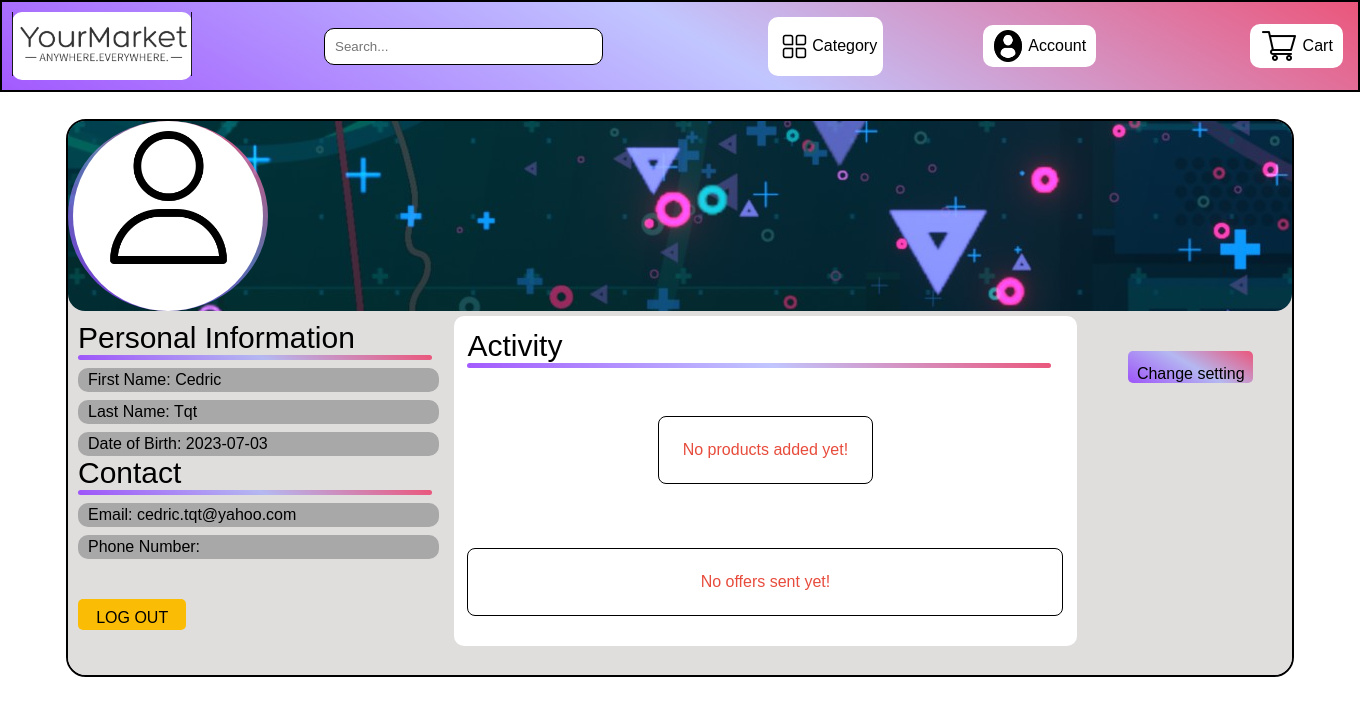
The page /php/profile.php (signed in) on the database as committed earlier.
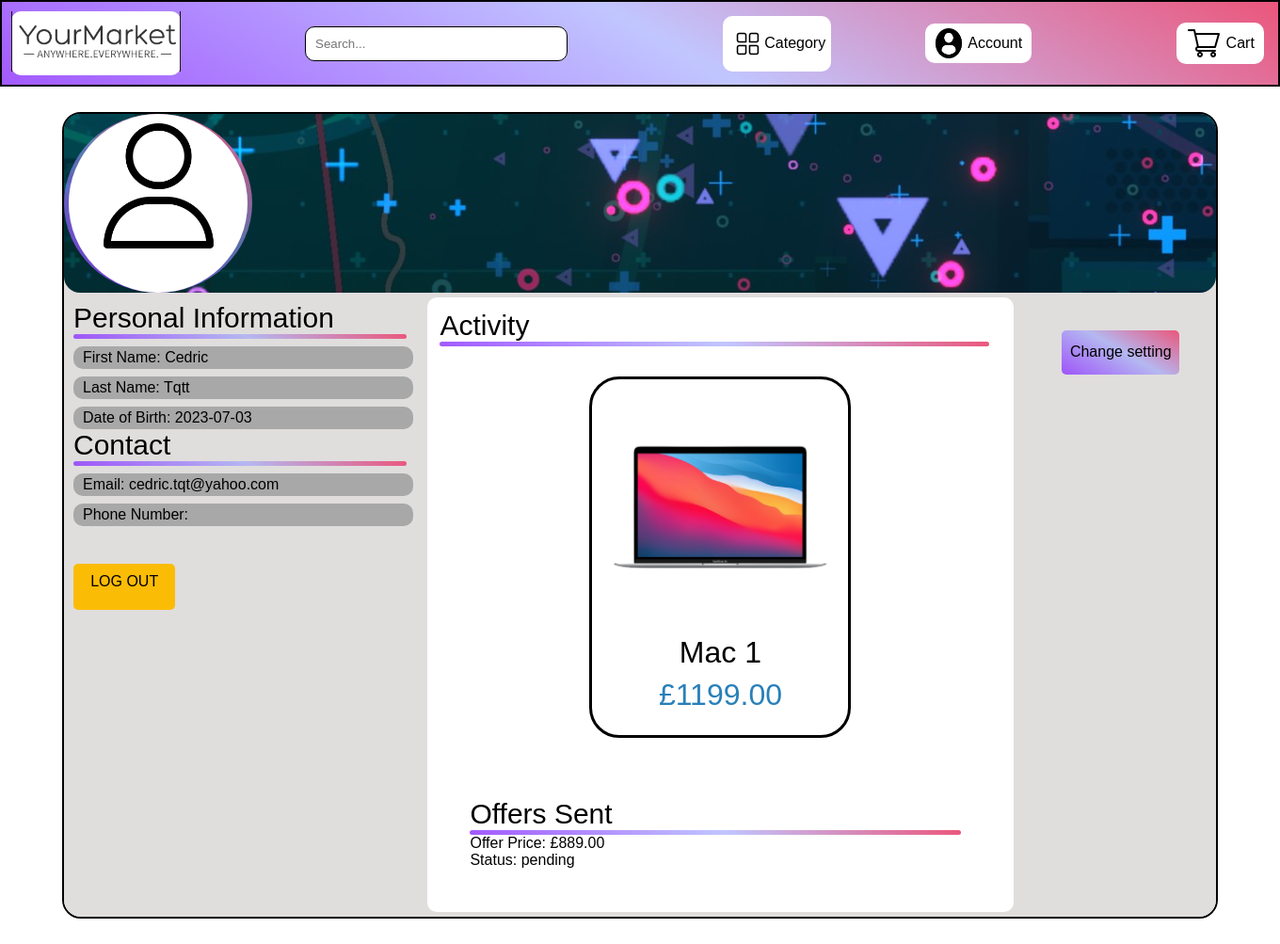
The same page on the database as committed later.
### tables this page shows
CREATE TABLE IF NOT EXISTS `buyer` (
  `ID_Buyer` int NOT NULL AUTO_INCREMENT,
  `lastname` varchar(20) NOT NULL,
  `firstname` varchar(20) NOT NULL,
  `dateofbirth` date NOT NULL,
  `phone` varchar(10) DEFAULT NULL,
  `email` varchar(200) NOT NULL,
  `password` varchar(255) NOT NULL,
  PRIMARY KEY (`ID_Buyer`),
  UNIQUE KEY `email` (`email`)
);

CREATE TABLE IF NOT EXISTS `historique` (
  `id` int NOT NULL AUTO_INCREMENT,
  `user_id` int DEFAULT NULL,
  `ID_Article` int DEFAULT NULL,
  `name` varchar(255) DEFAULT NULL,
  `price` decimal(10,2) DEFAULT NULL,
  `quantity` int DEFAULT NULL,
  `image_1` varchar(255) DEFAULT NULL,
  PRIMARY KEY (`id`)
);

CREATE TABLE IF NOT EXISTS `offer` (
  `offer_id` int NOT NULL AUTO_INCREMENT,
  `user_id` int NOT NULL,
  `ID_Article` int NOT NULL,
  `product_name` varchar(100) NOT NULL,
  `offer_price` decimal(10,2) NOT NULL,
  `offer_status` enum('pending','accepted','rejected') NOT NULL DEFAULT 'pending',
  `offer_date` datetime NOT NULL DEFAULT CURRENT_TIMESTAMP,
  PRIMARY KEY (`offer_id`),
  UNIQUE KEY `name` (`product_name`),
  UNIQUE KEY `product_name` (`product_name`),
  KEY `user_id` (`user_id`),
  KEY `product_id` (`ID_Article`)
);

### php/profile.php (the view, shortened to what the changed rows need)
<?php
$userType = $_SESSION["user_type"];
$userId = $_SESSION["user_id"];
?>
<!DOCTYPE html>
<html lang="en">
<head>
    <link href="../css/profile.css" rel="stylesheet" type="text/css">
</head>
<body>
<?php include 'navbar.php'; ?>
<?php if (empty($searchQuery) && empty($_GET['category'])): ?>
    <div class="box-principal">
        <div class="box-profile">
            <div class="banniere">
                <div CLASS="profile-image">
                    <div class="profile-image2">
                        <img src="../image/user.png" width="70%" HEIGHT="70%">
                    </div>
                </div>
            </div>
            <div class="contenue">
                <div class="left-side">
                    <div class="category-title">
                        <label class="title-1"> Personal Information</label>
                    </div>
                    <div class="bar-random">
                    </div>
                    <?php
                    if ($userType === "seller") {
                        $stmt = $mysqli->prepare("SELECT firstname, lastname, dateofbirth FROM `seller` WHERE ID_Seller = ?");
                        $stmt->bind_param("i", $userId);
                    } else {
                        $stmt = $mysqli->prepare("SELECT firstname, lastname, dateofbirth FROM `buyer` WHERE ID_Buyer = ?");
                        $stmt->bind_param("i", $userId);
                    }
                    $stmt->execute();
                    $stmt->bind_result($fetched_firstname, $fetched_lastname, $fetched_dateofbirth);
                    $stmt->fetch();
                    ?>
                    <div class="first-name">
                        First Name: <?= $fetched_firstname; ?>
                    </div>
                    <div class="last-name">
                        Last Name: <?= $fetched_lastname; ?>
                    </div>
                    <div class="date-of-birth">
                        Date of Birth: <?= $fetched_dateofbirth; ?>
                    </div>
                    <div class="category-title">
                        <label class="title-1">Contact</label>
                    </div>
                    <div class="bar-random">
                    </div>
                    <?php
                    if ($userType === "seller") {
                        $stmt = $mysqli->prepare("SELECT email, phone FROM `seller` WHERE ID_Seller = ?");
                        $stmt->bind_param("i", $userId);
                    } else {
                        $stmt = $mysqli->prepare("SELECT email, phone FROM `buyer` WHERE ID_Buyer = ?");
                        $stmt->bind_param("i", $userId);
                    }
                    $stmt->execute();
                    $stmt->bind_result($fetched_email, $fetched_phone);
                    ?>
                    <div class="email">
                        Email: <?= $fetched_email; ?>
                    </div>
                    <div class="phone-number">
                        Phone Number: <?= $fetched_phone; ?>
                    </div>
                    <a class="NAV" href="logout.php">
                        <div class="log-out">
                            <center>LOG OUT</center>
                        </div>
                    </a>
                </div>
                <div class="middel">
                    <div class="product">
                        <div class="category-title">
                            <label class="title-1">Activity</label>
                        </div>
                        <div class="bar-random">
                        </div>
                        <section class="show-products">
                            <div class="box-container">
                                <?php
                                if ($userType === "seller") {
                                    $select_products = $mysqli->prepare("SELECT * FROM `article` WHERE ID_Seller = ?");
                                } else {
                                    $select_products = $mysqli->prepare("SELECT * FROM `historique` WHERE user_id = ?");
                                }
                                $select_products->bind_param("i", $userId);
                                $select_products->execute();
                                $result = $select_products->get_result();
                                if ($result->num_rows > 0) {
                                            ?>
                                            <?php
                                    if ($userType === "buyer") {
                                        while ($fetch_products = $result->fetch_assoc()) {
                                            ?>
                                            <div class="box">
                                                <img src="../uploaded_img/<?= $fetch_products['image_1']; ?>" alt="">
                                                <div class="name"><?= $fetch_products['name']; ?></div>
                                                    <div class="price">£<span><?= $fetch_products['price']; ?></span></div>
                                            </div>
                                            <?php
                                        }
                                    }
                                } else {
                                    echo '<p class="empty">No products added yet!</p>';
                                }
                                ?>
                            </div>
                        </section>
                                <?php
                        if ($userType === "buyer") {
                            $select_offers = $mysqli->prepare("SELECT * FROM `offer` WHERE user_id = ?");
                            $select_offers->bind_param("i", $userId);
                            $select_offers->execute();
                            $result_offers = $select_offers->get_result();
                            if ($result_offers->num_rows > 0) {
                                ?>
                                <section class="buyer-offers">
                                    <div class="category-title">
                                        <label class="title-1">Offers Sent</label>
                                    </div>
                                    <div class="bar-random">
                                    </div>
                                    <?php
                                    while ($fetch_offers = $result_offers->fetch_assoc()) {
                                        ?>
                                        <div class="offer">
                                            <div class="offer-details">
                                                <?php if ($fetch_offers['offer_status'] !== "Best Offer"): ?>
                                                    <div class="offer-price">Offer Price: £<?= $fetch_offers['offer_price']; ?></div>
                                                <?php endif; ?>
                                                <div class="offer-status">Status: <?= $fetch_offers['offer_status']; ?></div>
                                            </div>
                                        </div>
                                        <?php
                                    }
                                    ?>
                                </section>
                                <?php
                            } else {
                                echo '<p class="empty">No offers sent yet!</p>';
                            }
                        }
                        ?>
                    </div>
                </div>
                <div class="right-side">
                    <a class="NAV" href="update_profile.php">
                        <div class="change-setting">
                            <center>Change setting</center>
                        </div>
                    </a>
                </div>
            </div>
        </div>
    </div>
<?php endif; ?>
</body>
</html>

Rows that differ between the two databases and show on the page:
changed buyer "Cedric": lastname "Tqt" → "Tqtt"
added historique: image_1 (picture), name "Mac 1", price "1199.00"
added offer: offer_price "889.00", offer_status "pending"
Other text that changed with them:
text no longer shown: "No products added yet! No offers sent yet!"
text now shown: "Offers Sent"
